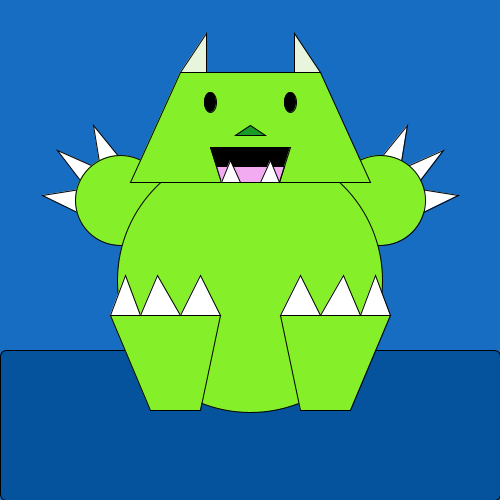
Frame 1 (no input)
Frame 60 (the mouse pressed at the canvas centre just before this capture): identical to frame 1, image omitted
Frame 120 (the mouse held since frame 60 and released just before this capture): identical to frame 1, image omitted

The Processing sketch that drew this single still picture (run headless with seeded random() and noise(); from frame 60 on, the mouse is pressed at the canvas centre):

// Processing sketch: processing_129792
// ── processing_129792.pde

void setup() {
  size(500, 500);
}

void draw() {
  println(mouseX + "," + mouseY);
  background(#176DC1);
  
  //ground
  fill(#06539D);
  rect(0, 350, width, 150, 7);
  
  //claws on hands
  fill(#FFFFFF);
  triangle(93, 125, 100, 168, 128, 168);
  
  fill(#FFFFFF);
  triangle(57, 150, 102, 170, 86, 188);
  
  fill(#FFFFFF);
  triangle(42, 195, 86, 188, 83, 215);
  
  fill(#FFFFFF);
  triangle(407, 125, 400, 168, 372, 168);
  
  fill(#FFFFFF);
  triangle(443, 150, 398, 170, 414, 188);
  
  fill(#FFFFFF);
  triangle(458, 195, 414, 188, 417, 215);
  
  //hands
  fill(#85F029);
  ellipse(120, 200, 90, 90);
  
  fill(#85F029);
  ellipse(380, 200, 90, 90);
  
  //body
  fill(#85F029);
  ellipse(width/2, 280, 265, 265);
  
  //head
  fill(#85F029);
  quad(180, 72, 320, 72, 370, 182, 130, 182);
  
  //horns
  fill(#E7F5DC);
  triangle(206, 33, 180, 72, 206, 72);
  fill(#E7F5DC);
  triangle(294, 33, 320, 72, 294, 72);
  
  //eyes
  fill(#000000);
  ellipse(210, 102, 12, 20);
  fill(#000000);
  ellipse(290, 102, 12, 20);
  
  //nose
  fill(#199B27);
  triangle(width/2, 125, 235, 135, 265, 135);
  
  //mouth
  fill(#000000);
  quad(210, 147, 290, 147, 279, 182, 221, 182);
  fill(#F2ABF1);
  quad(216, 166, 284, 166, 279, 182, 221, 182);
  
  //fangs
  fill(#FFFFFF);
  triangle(230, 160, 221, 182, 240, 182);
  fill(#FFFFFF);
  triangle(270, 160, 279, 182, 260, 182);
  
  
  //feet
  fill(#85F029);
  quad(110, 315, 220, 315, 200, 410, 150, 410);
  
  fill(#85F029);
  quad(390, 315, 280, 315, 300, 410, 350, 410);
  
  //claws on feet
  fill(#FFFFFF);
  triangle(125, 275, 110, 315, 140, 315);
  
  fill(#FFFFFF);
  triangle(157, 275, 140, 315, 180, 315);
  
  fill(#FFFFFF);
  triangle(200, 275, 180, 315, 220, 315);
  
  fill(#FFFFFF);
  triangle(375, 275, 390, 315, 360, 315);
  
  fill(#FFFFFF);
  triangle(343, 275, 360, 315, 320, 315);
  
  fill(#FFFFFF);
  triangle(300, 275, 320, 315, 280, 315);
  
  
  
}
